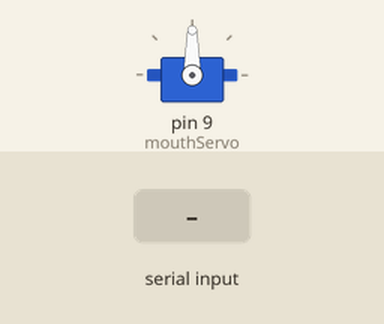
This sketch was run on a simulated Arduino Uno, built with avr-gcc and run on an emulated ATmega328P. Shown: servo. The test bench sets the inputs (shaded band). What the sketch prints to the serial monitor is not drawn.

Above: at 1.2 s.
1.3 s: "MOVE\n" received over Serial
2.8 s: "90,45\n" received over Serial
4.3 s: "0\n" received over Serial
5.8 s: "MOVE,45\n" received over Serial
Timing chart, 0 to 8.3 s (numbered marks = the images above; inputs shaded):
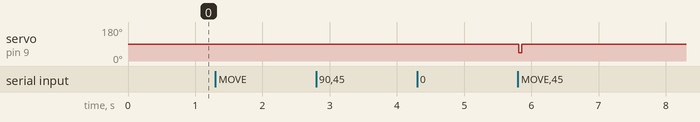

Measured:
- after the input at 1.3 s, every drawn part: stays the same
- after the input at 2.8 s, every drawn part: stays the same
- after the input at 4.3 s, every drawn part: stays the same
- after the input at 5.8 s, servo on pin 9 (mouthServo): 90° → 45° at once, → 90° 0.04 s later

The sketch:

100125_p5laff2servotest1.ino
```cpp
#include <Servo.h>
Servo mouthServo; // creating servo object
bool isMoving = false; // track whether the servo is currently moving
unsigned long moveStartTime = 0; // storing in milliseconds when the servo started moving
unsigned long moveDuration = 0; // storing how long it should move, based on the MOVE command

void setup() {
  mouthServo.attach(9); // connect servo to pin 9, servo control signal wire (orange)
  mouthServo.write(90); // initial position (neutral ninety degrees)
  Serial.begin(9600); // you love it
}

void loop() {

  if (Serial.available()) {
    String command = Serial.readStringUntil('\n');
    Serial.println("Received: " + command); // Echo back to p5.js
  }


  if (Serial.available()) { // checking if data is incoming from serial port
    String command = Serial.readStringUntil('\n'); // reads command string sent from computer (MOVE xyz), reads until a newline character \n
    if (command.startsWith("MOVE")) { // checking if command starts with "MOVE" - only valid commands processed therein
    moveDuration = command.substring(5).toInt(); // extracts the value after "MOVE", which is the duration, converted to an integer
    moveStartTime = millis(); // records the time in milliseconds since the arduino started, to calculate how long the servo has been moving
    isMoving = true; // sets isMoving to true, indicating the servo should start moving
  }
}

if (isMoving) { // checks if the servo is moving. if true, servo motion logic is executed
  unsigned long elapsed = millis() - moveStartTime; // calculates the elapsed time since servo started moving
  if (elapsed < moveDuration) { // if the elapsed time is less than the duration, servo keeps moving

    int angle = (elapsed / 500) % 2 == 0 ? 45 : 135; // moving the servo between 45 and 135 degrees every 500ms
    //((elapsed / 500) divides elapsed into 500ms chunks, % 2 == 0 alternates between 0 and 1/even and odd, 45 : 135 sets angle based on even or odd value)

    mouthServo.write(angle); // sends above-calculated angle to servo

  } else { // if the elapsed time is greater than or equal to moveDuration
    isMoving = false;
    mouthServo.write(90); // return to neutral ninety degree position
  }
}
}
```
